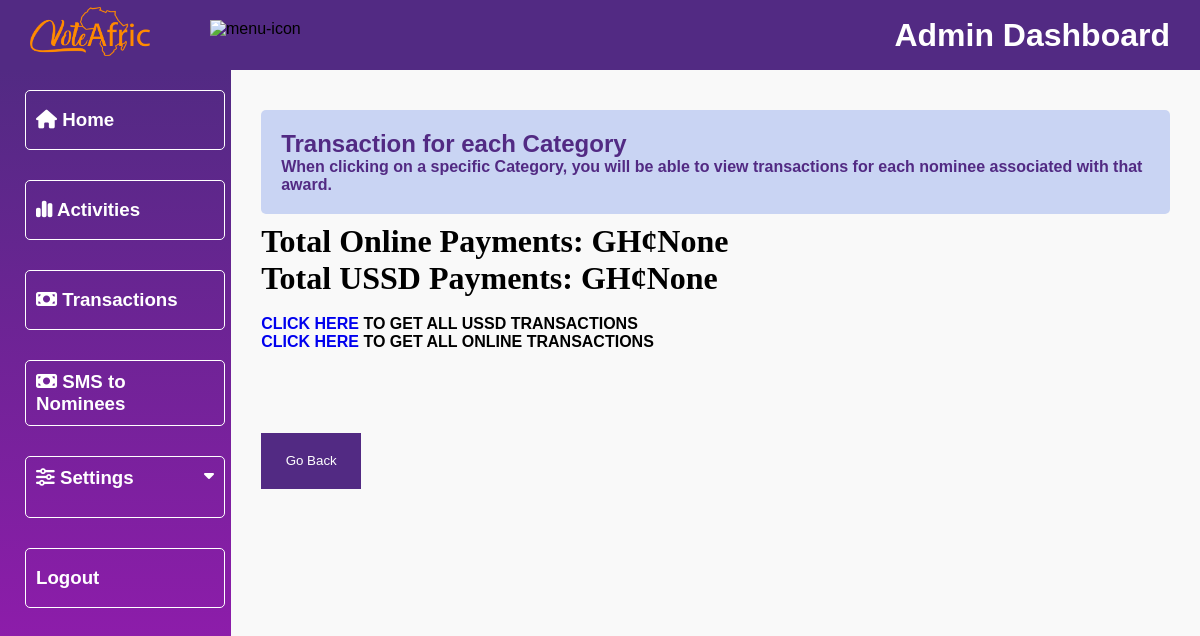
The app's page /dashboard/TransactionCat/ghana-wardsss/, older data.
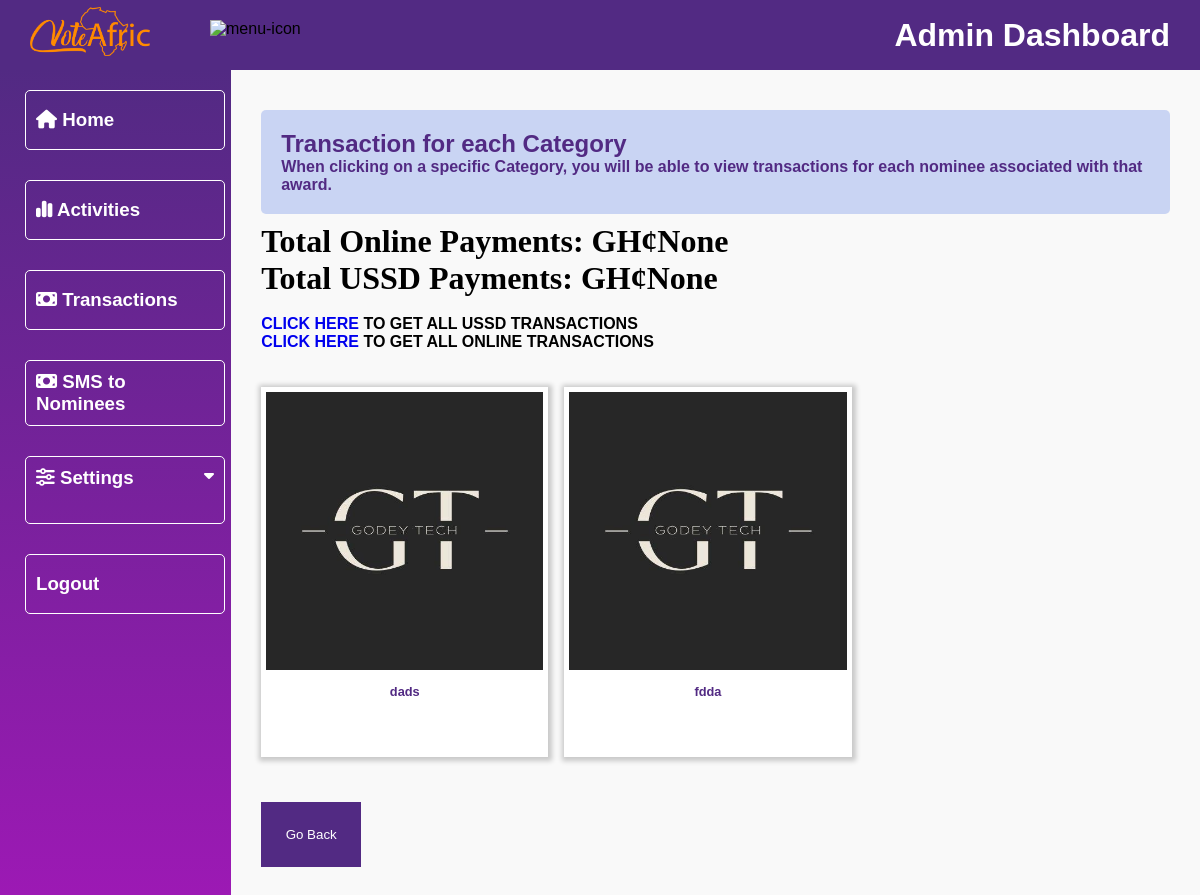
The same page, newer data.
### vote/models.py (models this page shows, shortened)
class SubCategory(models.Model):
    category = models.ForeignKey(Category, on_delete=models.CASCADE)
    content = models.CharField(max_length=100)
    slug = models.SlugField(unique=True)
    date = models.DateTimeField(timezone.now)
    class Meta:
        verbose_name_plural = "sub categories"
        ordering = ('-date',)

class Category(models.Model):
    award = models.CharField(max_length=100)
    title = models.CharField(max_length=100, null=True)
    image = models.ImageField(upload_to="category")
    slug = models.SlugField(unique=True)
    date_added = models.DateTimeField('date added', null=True)
    end_date = models.DateTimeField('end date', null=True)
    class Meta:
        verbose_name_plural = "categories"
        ordering = ('-date_added',)

### dashboard/views.py (the view)
# urls.py: path('TransactionCat/<slug:category_slug>/', views.TransactionCat, name='TransactionCat'),
def TransactionCat(request, category_slug):
    category = None
    award = SubCategory.objects.all()
    online_payments = Payment.objects.all()
    ussd_payments = PaymentTransaction.objects.all()
    if category_slug:
        category = get_object_or_404(Category, slug=category_slug)
        award = award.filter(category=category)
        online_payments = online_payments.filter(category=category, verified=True)
        ussd_payments = ussd_payments.filter(category=category, status='PAID')
        total_online_payments = online_payments.aggregate(Total=Sum('total_amount'))
        total_online_payments = total_online_payments['Total']
        total_ussd_payments = ussd_payments.aggregate(Total=Sum('amount'))
        total_ussd_payments = total_ussd_payments['Total']
    context = {
        'category': category,
        'award': award,
        'total_online_payments': total_online_payments,
        'total_ussd_payments': total_ussd_payments,
        'title': 'TransactionCat'
    }
    return render(request, 'dashboard/transactionCat.html', context)

### dashboard/templates/dashboard/transactionCat.html (shortened to what this page needs)
{% extends 'dashboard/base.html' %}
{% load static %}
{% block content %}
        <div class="main">
            <div class="transaction-main">
                <div class="heading">
                    <h2>Transaction for each Category</h2>
                    <p> When clicking on a specific Category, you will be able to view transactions for each
                        nominee associated with that award. </p>
                </div>
                <h1 style="font-family: 'Times New Roman', Times, serif;">Total Online Payments: GH¢{{ total_online_payments }}</h1>
                <h1 style="font-family: 'Times New Roman', Times, serif;">Total USSD Payments: GH¢{{ total_ussd_payments }}</h1>
                <br>
                <h4><a href="{% url 'ussd_transactions' category.id  %}">CLICK HERE</a> TO GET ALL USSD TRANSACTIONS</h4>
                <h4><a href="{% url 'online_transactions' category.id  %}">CLICK HERE</a> TO GET ALL ONLINE TRANSACTIONS</h4>
                <div class="transaction-for-awards">
                    {% for n in award %}
                    <a href="{% url 'transaction' n.slug %}">
                        <div class="awards-transaction-container">
                            <div class="awards-img">
                                <img src="{{ n.category.image.url }}" alt="geima">
                            </div>
                            <div class="awards-name">
                                <h2>{{ n.content }}</h2>
                            </div>
                        </div>
                    </a>
                    {% endfor %}
                </div>
                <div class="back-button">
                    <a class="active" href="{% url 'TransactionMain' %}">
                        <button>Go Back</button>
                    </a>
                </div>
            </div>
        </div>
    </div>
{% endblock %}

Row changes from the older to the newer data that the page shows:
added SubCategory: category.image (picture), content "dads"
added SubCategory: category.image (picture), content "fdda"
